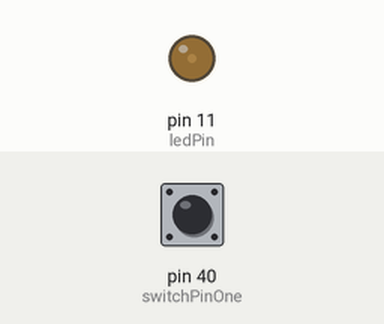
A sketch run on a simulated Arduino Mega 2560, built with avr-gcc and run on an emulated ATmega2560. Parts: output pins drawn as LEDs (lit = HIGH). The test bench sets the inputs (shaded band); at power-on: pin 40 (switchPinOne) HIGH.

Above: at 1.2 s.
1.3 s: pin 40 (switchPinOne) pulled LOW for 0.15 s
At 2.6 s:
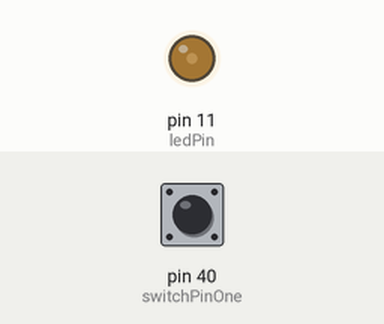
2.9 s: pin 40 (switchPinOne) pulled LOW for 1 s
At 5.1 s:
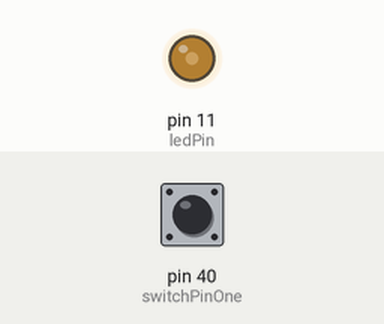
5.4 s: pin 40 (switchPinOne) pulsed LOW 5 times (0.12 s each, 0.3 s apart)
At 7.0 s:
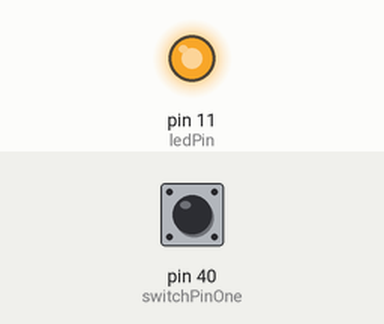
8.4 s: pin 40 (switchPinOne) pulled LOW for 0.15 s
At 9.5 s:
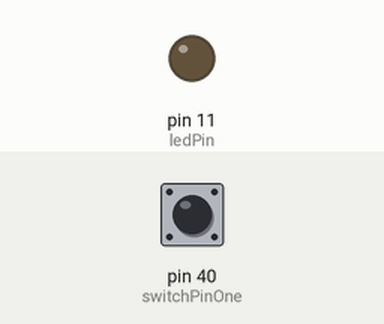
10.0 s: pin 40 (switchPinOne) pulled LOW for 3.2 s
At 13.6 s:
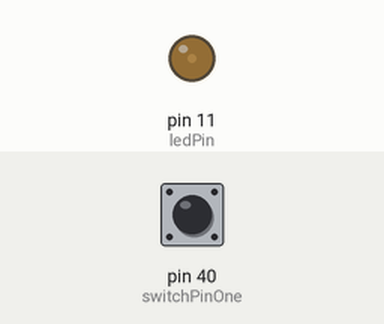
Timing chart, 0 to 15.1 s (numbered marks = the images above; inputs shaded):
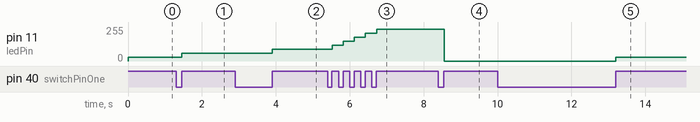

The sketch:

led_on_off_button.ino
```cpp
/*
    Sketch to monentarily light an LED when a button is pressed.
    https://www.youtube.com/watch?v=_LCCGFSMOr4
    10k pull down resistor to reduce voltage to 0 ( as we work digitally )
    The code below allows you to monitor if a switch has been pressed or not.
*/

int switchPinOne = 40;
int ledPin = 11;

boolean lastButton = LOW;
int     ledActive = 0;
boolean currentButton = LOW;


void setup() {
  // put your setup code here, to run once:
  pinMode(switchPinOne, INPUT);   // to read input
  pinMode(ledPin, OUTPUT);     // to set signal (led) to out
}

void loop() {
  currentButton = debounce(lastButton);

  if (lastButton == LOW && currentButton == HIGH)
  {
    ledActive = ledActive+30;
  }
  lastButton = currentButton;
  if ( ledActive > 255 ) ledActive =0;

  analogWrite(ledPin, ledActive);
}

boolean debounce (boolean last) {

   boolean current = digitalRead(switchPinOne);
   if ( last != current ) {
      delay(5);
      current = digitalRead(switchPinOne);
   }
   return current;
}
```

Measured:
- after the input at 1.3 s, pin 11 (ledPin): 30/255 → 60/255 after 0.16 s
- after the input at 2.9 s, pin 11 (ledPin): 60/255 → 90/255 after 1.0 s
- after the input at 5.4 s, pin 11 (ledPin): moves from 90/255 to 240/255 over 1.2 s, starting after 0.13 s
- after the input at 8.4 s, pin 11 (ledPin): 240/255 → 0/255 after 0.16 s
- after the input at 10.0 s, pin 11 (ledPin): 0/255 → 30/255 after 3.2 s
